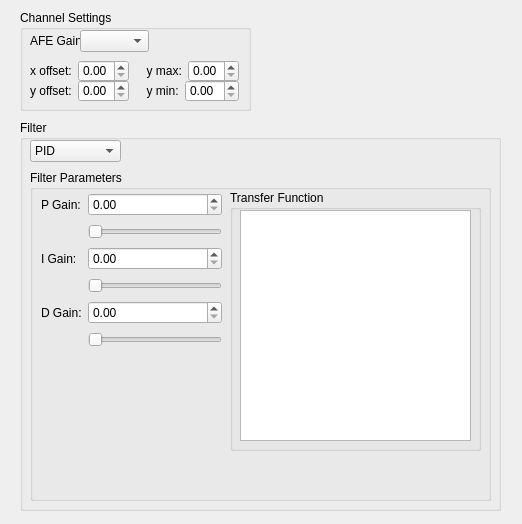
<?xml version="1.0" encoding="UTF-8"?>
<ui version="4.0">
 <class>Form</class>
 <widget class="QWidget" name="Form">
  <property name="geometry">
   <rect>
    <x>0</x>
    <y>0</y>
    <width>522</width>
    <height>524</height>
   </rect>
  </property>
  <property name="windowTitle">
   <string>Form</string>
  </property>
  <widget class="QGroupBox" name="groupBox">
   <property name="geometry">
    <rect>
     <x>20</x>
     <y>10</y>
     <width>231</width>
     <height>101</height>
    </rect>
   </property>
   <property name="title">
    <string>Channel Settings</string>
   </property>
   <widget class="QWidget" name="layoutWidget_3">
    <property name="geometry">
     <rect>
      <x>10</x>
      <y>70</y>
      <width>99</width>
      <height>22</height>
     </rect>
    </property>
    <layout class="QGridLayout" name="gridLayout_5">
     <item row="0" column="0">
      <widget class="QLabel" name="label_5">
       <property name="text">
        <string>y offset:</string>
       </property>
      </widget>
     </item>
     <item row="0" column="1">
      <widget class="QDoubleSpinBox" name="doubleSpinBox_5"/>
     </item>
    </layout>
   </widget>
   <widget class="QWidget" name="layoutWidget_4">
    <property name="geometry">
     <rect>
      <x>120</x>
      <y>50</y>
      <width>99</width>
      <height>22</height>
     </rect>
    </property>
    <layout class="QGridLayout" name="gridLayout_6">
     <item row="0" column="0">
      <widget class="QLabel" name="label_6">
       <property name="text">
        <string>  y max:</string>
       </property>
      </widget>
     </item>
     <item row="0" column="1">
      <widget class="QDoubleSpinBox" name="doubleSpinBox_6"/>
     </item>
    </layout>
   </widget>
   <widget class="QWidget" name="layoutWidget_5">
    <property name="geometry">
     <rect>
      <x>120</x>
      <y>70</y>
      <width>99</width>
      <height>22</height>
     </rect>
    </property>
    <layout class="QGridLayout" name="gridLayout_7">
     <item row="0" column="0">
      <widget class="QLabel" name="label_7">
       <property name="text">
        <string>  y min:</string>
       </property>
      </widget>
     </item>
     <item row="0" column="1">
      <widget class="QDoubleSpinBox" name="doubleSpinBox_7"/>
     </item>
    </layout>
   </widget>
   <widget class="QLabel" name="label_8">
    <property name="geometry">
     <rect>
      <x>10</x>
      <y>20</y>
      <width>51</width>
      <height>21</height>
     </rect>
    </property>
    <property name="text">
     <string>AFE Gain: </string>
    </property>
   </widget>
   <widget class="QComboBox" name="afe0GainBox">
    <property name="geometry">
     <rect>
      <x>60</x>
      <y>20</y>
      <width>69</width>
      <height>22</height>
     </rect>
    </property>
   </widget>
   <widget class="QWidget" name="layoutWidget">
    <property name="geometry">
     <rect>
      <x>10</x>
      <y>50</y>
      <width>99</width>
      <height>22</height>
     </rect>
    </property>
    <layout class="QGridLayout" name="gridLayout_4">
     <item row="0" column="0">
      <widget class="QLabel" name="label_4">
       <property name="text">
        <string>x offset:</string>
       </property>
      </widget>
     </item>
     <item row="0" column="1">
      <widget class="QDoubleSpinBox" name="doubleSpinBox_4"/>
     </item>
    </layout>
   </widget>
  </widget>
  <widget class="QGroupBox" name="groupBox_2">
   <property name="geometry">
    <rect>
     <x>20</x>
     <y>120</y>
     <width>481</width>
     <height>391</height>
    </rect>
   </property>
   <property name="title">
    <string>Filter</string>
   </property>
   <widget class="QComboBox" name="comboBox">
    <property name="geometry">
     <rect>
      <x>10</x>
      <y>20</y>
      <width>91</width>
      <height>22</height>
     </rect>
    </property>
    <item>
     <property name="text">
      <string>PID</string>
     </property>
    </item>
    <item>
     <property name="text">
      <string>Low Pass</string>
     </property>
    </item>
    <item>
     <property name="text">
      <string>High Pass</string>
     </property>
    </item>
    <item>
     <property name="text">
      <string>All Pass</string>
     </property>
    </item>
    <item>
     <property name="text">
      <string>Notch</string>
     </property>
    </item>
   </widget>
   <widget class="QGroupBox" name="groupBox_3">
    <property name="geometry">
     <rect>
      <x>10</x>
      <y>50</y>
      <width>461</width>
      <height>331</height>
     </rect>
    </property>
    <property name="title">
     <string>Filter Parameters</string>
    </property>
    <widget class="QGroupBox" name="groupBox_5">
     <property name="geometry">
      <rect>
       <x>200</x>
       <y>20</y>
       <width>251</width>
       <height>261</height>
      </rect>
     </property>
     <property name="title">
      <string>Transfer Function</string>
     </property>
     <widget class="QGraphicsView" name="graphicsView_2">
      <property name="geometry">
       <rect>
        <x>10</x>
        <y>20</y>
        <width>231</width>
        <height>231</height>
       </rect>
      </property>
     </widget>
    </widget>
    <widget class="QWidget" name="layoutWidget_2">
     <property name="geometry">
      <rect>
       <x>11</x>
       <y>21</y>
       <width>181</width>
       <height>158</height>
      </rect>
     </property>
     <layout class="QGridLayout" name="gridLayout">
      <item row="0" column="0">
       <widget class="QLabel" name="label">
        <property name="text">
         <string>P Gain:</string>
        </property>
       </widget>
      </item>
      <item row="0" column="1">
       <widget class="QDoubleSpinBox" name="doubleSpinBox"/>
      </item>
      <item row="1" column="1">
       <widget class="QSlider" name="horizontalSlider">
        <property name="orientation">
         <enum>Qt::Horizontal</enum>
        </property>
       </widget>
      </item>
      <item row="2" column="0">
       <widget class="QLabel" name="label_2">
        <property name="text">
         <string>I Gain:</string>
        </property>
       </widget>
      </item>
      <item row="2" column="1">
       <widget class="QDoubleSpinBox" name="doubleSpinBox_2"/>
      </item>
      <item row="3" column="1">
       <widget class="QSlider" name="horizontalSlider_2">
        <property name="orientation">
         <enum>Qt::Horizontal</enum>
        </property>
       </widget>
      </item>
      <item row="4" column="0">
       <widget class="QLabel" name="label_3">
        <property name="text">
         <string>D Gain:</string>
        </property>
       </widget>
      </item>
      <item row="4" column="1">
       <widget class="QDoubleSpinBox" name="doubleSpinBox_3"/>
      </item>
      <item row="5" column="1">
       <widget class="QSlider" name="horizontalSlider_3">
        <property name="orientation">
         <enum>Qt::Horizontal</enum>
        </property>
       </widget>
      </item>
     </layout>
    </widget>
   </widget>
  </widget>
 </widget>
 <resources/>
 <connections/>
</ui>
